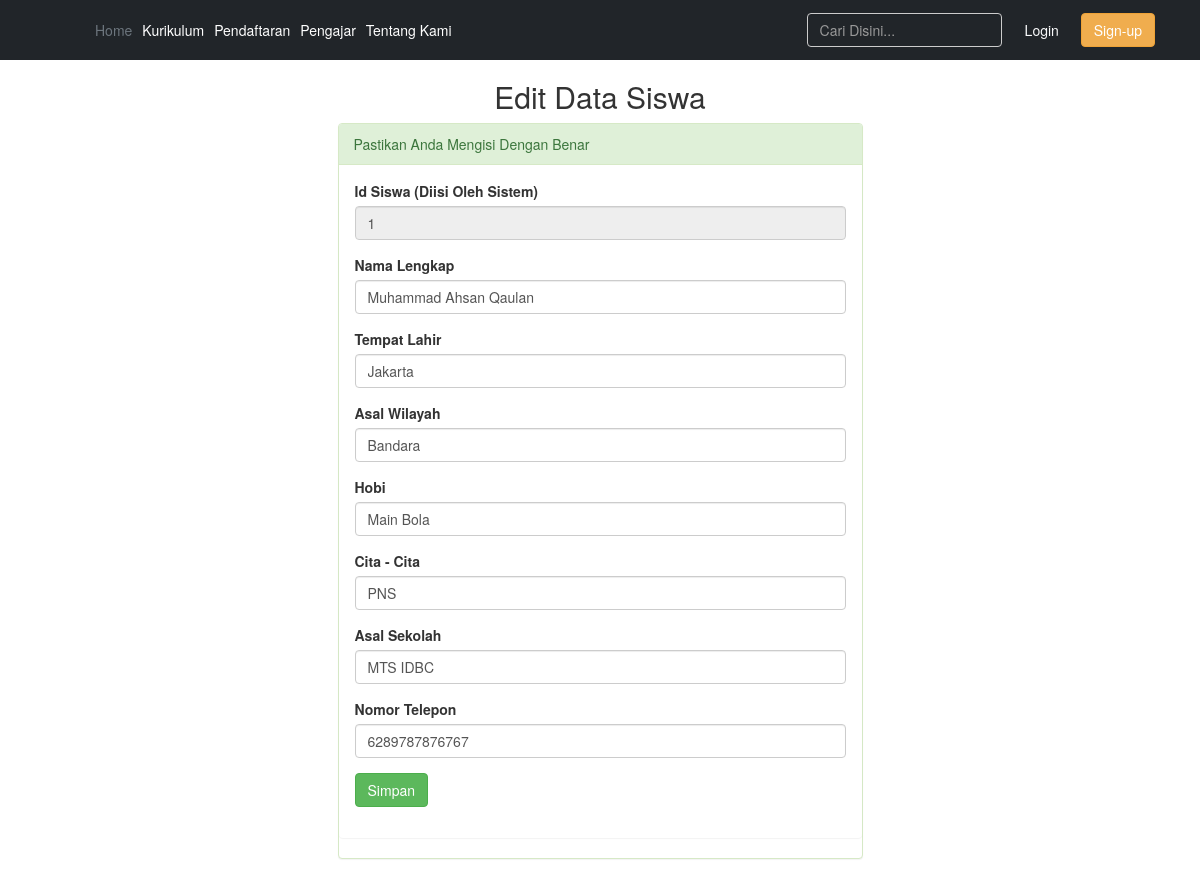
The app's page /proses/edit.php?id=1 with its own data.
### tables this page shows
CREATE TABLE `pendaftaran` (
  `id` int(11) NOT NULL,
  `nama` varchar(255) NOT NULL,
  `tempatlahir` varchar(255) NOT NULL,
  `asal` varchar(255) NOT NULL,
  `hobi` varchar(255) NOT NULL,
  `citacita` varchar(255) NOT NULL,
  `asalsekolah` varchar(10) NOT NULL,
  `telepon` varchar(13) NOT NULL
);

### proses/edit.php (the view, shortened to what this page needs)
<?php
include("../style/header.php");
include("../database/koneksi.php");
$id = $_GET['id'];
$sql = "SELECT * FROM pendaftaran WHERE id=$id";
$query = mysqli_query($conn, $sql);
$siswa = mysqli_fetch_assoc($query);
?>
<!DOCTYPE html>
<html>
<head>
    <link rel="stylesheet" type="text/css" href="https://stackpath.bootstrapcdn.com/bootstrap/3.4.1/css/bootstrap.min.css">
</head>
<body>
<div class="container">
    <form action="/proses/proses-edit.php" method="POST">
    <div class="col-lg-6 col-lg-offset-3">
			<h2><center>Edit Data Siswa</h2>
			<div class="panel panel-success">
				<div class="panel-heading">
					Pastikan Anda Mengisi Dengan Benar
                </div>
            <div class="panel panel-body">
            <div class="form-group">
                <label for="id">Id Siswa (Diisi Oleh Sistem)</label>
                <input type="number" name="id" value="<?php echo $siswa['id'] ?>" class="form-control" readonly/>
            </div>
            <div class="form-group">
                <label for="nama">Nama Lengkap</label>
                <input type="text" name="nama" placeholder="Nama Lengkap" value="<?php echo $siswa['nama'] ?>" class="form-control"/>
            </div>
            <div class="form-group">
                <label for="tempatlahir">Tempat Lahir</label>
                <input type="text" name="tempatlahir" placeholder="Tempat Lahir" value="<?php echo $siswa['tempatlahir'] ?>" class="form-control"/>
            </div>
            <div class="form-group">
                <label for="asal">Asal Wilayah</label>
                <input type="text" name="asal" placeholder="Bandung" value="<?php echo $siswa['asal'] ?>" class="form-control"/>
            </div>
            <div class="form-group">
                <label for="hobi">Hobi</label>
                <input type="text" name="hobi" placeholder="Bermain Bola" value="<?php echo $siswa['hobi'] ?>" class="form-control"/>
            </div>
            <div class="form-group">
                <label for="citacita">Cita - Cita</label>
                <input type="text" name="citacita" placeholder="Pilot" value="<?php echo $siswa['citacita'] ?>" class="form-control"/>
            </div>
            <div class="form-group">
                <label for="asalsekolah">Asal Sekolah</label>
                <input type="text" name="asalsekolah" placeholder="SMP 18 Turki" value="<?php echo $siswa['asalsekolah'] ?>" class="form-control"/>
            </div>
            <div class="form-group">
                <label for="telepon">Nomor Telepon</label>
                <input type="number" name="telepon" placeholder="6281234567890" value="<?php echo $siswa['telepon'] ?>" class="form-control"/>
            </div>
            <div class="form-group">
				<button value="simpan" class="btn btn-success send" name="simpan">Simpan</button>
			</div>
    </div>
</div>
    </form>
</div>
    </body>
</html>

### records on screen
pendaftaran: id "1", nama "Muhammad Ahsan Qaulan", tempatlahir "Jakarta", asal "Bandara", hobi "Main Bola", citacita "PNS", asalsekolah "MTS IDBC", telepon "6289787876767"
